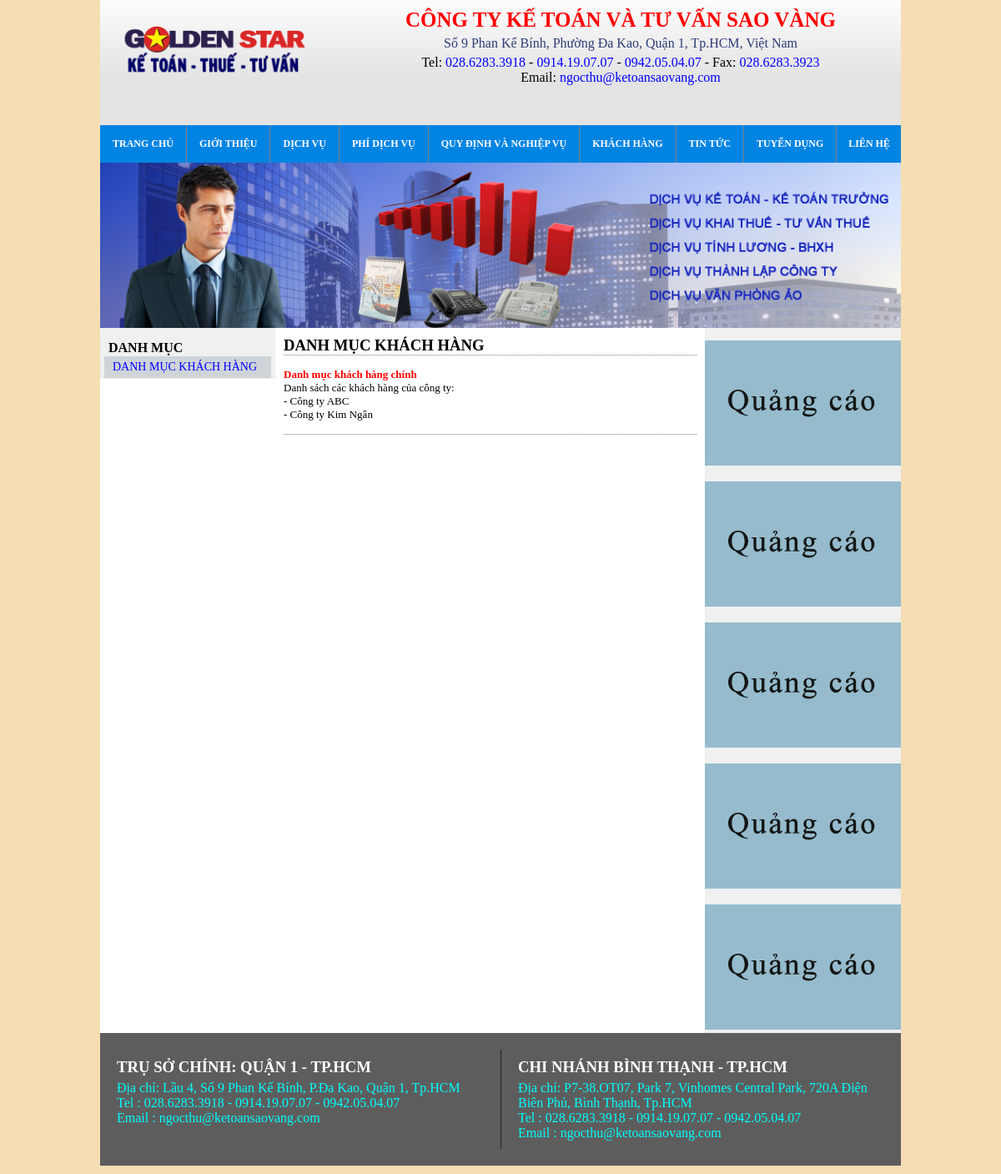
The app's page /dichvu/khachhang/ with its own data.
### trangchu/models.py (models this page shows)
class Menu(models.Model):
    menu_parent = models.ForeignKey('self', on_delete=models.CASCADE, default = None,  blank=True, null=True)
    menu_title = models.CharField(max_length = 255, unique=True)
    menu_link = models.CharField(max_length=500)
    menu_order = models.IntegerField(default=0)
    def __str__(self):
        return self.menu_title

### dichvu/models.py (models this page shows, shortened)
class KhachHang(models.Model):
    menu = models.ForeignKey(Menu, on_delete=models.CASCADE)
    tieu_de =  models.CharField(max_length=255)
    noi_dung = models.TextField()

### dichvu/views.py (the view)
# urls.py: path('khachhang/', views.khach_hang, name='khach_hang'),
def khach_hang(request):
    danh_muc_khach_hang = Menu.objects.filter(menu_parent = Menu.objects.get(menu_link='/dichvu/khachhang/'))
    try:
        khachhang = get_object_or_404(KhachHang, menu =  danh_muc_khach_hang[0])
    except MultipleObjectsReturned:
        khachhang = get_list_or_404(KhachHang, menu = danh_muc_khach_hang[0])[0]
    return render(request,'dichvu/khachhang_chi_tiet.html', {'danh_muc_khach_hang':danh_muc_khach_hang,
                                                          'khachhang':khachhang,
                                                          'main_menu': create_menu(None),})

### trangchu/views.py (called while the page is built)
def create_menu(node):
    items = Menu.objects.filter(menu_parent = node).order_by("menu_order")
    main_menu = []
    for item in items:
        main_menu.append({
            "item":item,
            "children": create_menu(item),
        })
    return main_menu

### dichvu/templates/dichvu/khachhang_chi_tiet.html
{% extends 'dichvu/dichvu_base.html' %}
{% block left_menu %}
    {% for loai_khach_hang in danh_muc_khach_hang %}
    <li><a href="{% url 'khach_hang_theo_danh_muc' loai_khach_hang.id %}">{{ loai_khach_hang }}</a></li>
    {% endfor %}
{% endblock%}
{% block main_content %}
    <h3>{{ khachhang.menu }}</h3>
    <div class="detail">
        <h4>{{ khachhang.tieu_de }}</h4>
        {{ khachhang.noi_dung|safe }}
    </div>
{% endblock %}

### trangchu/templates/base.html (shortened to what this page needs)
<!DOCTYPE html>
{% load static %}
<html lang="en">
<head>
    <link rel="stylesheet" href="{% static 'css/style.css' %}" />
    <link rel="stylesheet" href="https://cdnjs.cloudflare.com/ajax/libs/font-awesome/4.7.0/css/font-awesome.min.css">
</head>
<body>
    <header>
        <div id="logo">
            <a href="{% url 'index' %}">
                    <img src="{% static 'images/LOGO_SAOVANG_KT_THUE_TV_02_2.png' %}" alt="Không thể load logo!">
            </a>
        </div>
        <div class="right">
            <h1>CÔNG TY KẾ TOÁN VÀ TƯ VẤN SAO VÀNG</h1>
            <p class="dia_chi">Số 9 Phan Kế Bính, Phường Đa Kao, Quận 1, Tp.HCM, Việt Nam</p>
            <p>Tel:
                <span>028.6283.3918</span> -
                <span>0914.19.07.07</span> -
                <span>0942.05.04.07</span> -
                Fax: <span>028.6283.3923</span>
            </p>
            <p>Email: <span>ngocthu@ketoansaovang.com</span></p>
        </div>
    </header>
    <nav>
        <ul>
            {% for item in main_menu %}
            <li><a href="{{item.item.menu_link}}">{{ item.item }}</a>
            </li>
            {% endfor %}
        </ul>
    </nav>
    <div class="container">
        <img src="{% static 'images/keToanBanner.png' %}" alt="">
        {% block container %}
        <div class="left_content">
            {% block left_content %}{% endblock %}
        </div>
        <div class="right_content">
            <a href="{% url 'index' %}">
                <img src="{% static 'images/quangcao.png' %}" alt="">
            </a>
            <a href="{% url 'index' %}">
                <img src="{% static 'images/quangcao.png' %}" alt="">
            </a>
            <a href="{% url 'index' %}">
                <img src="{% static 'images/quangcao.png' %}" alt="">
            </a>
            <a href="{% url 'index' %}">
                <img src="{% static 'images/quangcao.png' %}" alt="">
            </a>
            <a href="{% url 'index' %}">
                <img src="{% static 'images/quangcao.png' %}" alt="">
            </a>
        </div>
        {% endblock %}
    </div>
    <footer>
        <div class="content">
            <h3>TRỤ SỞ CHÍNH: QUẬN 1 - TP.HCM</h3>
            <p><span>Địa chỉ</span>: <span>Lầu 4, Số 9 Phan Kế Bính, P.Đa Kao, Quận 1, Tp.HCM</span></p>
            <p>
                <span>Tel</span>
                :
                <span>028.6283.3918 - 0914.19.07.07 - 0942.05.04.07</span>
            </p>
            <p>
                <span>Email</span>
                :
                <span>ngocthu@ketoansaovang.com</span>
            </p>
        </div>
        <div class="content">
            <h3>CHI NHÁNH BÌNH THẠNH - TP.HCM</h3>
            <p><span>Địa chỉ</span>: <span>P7-38.OT07, Park 7, Vinhomes Central Park, 720A Điện Biên Phủ, Bình Thạnh, Tp.HCM</span></p>
            <p>
                <span>Tel</span>
                :
                <span>028.6283.3918 - 0914.19.07.07 - 0942.05.04.07</span>
            </p>
            <p>
                <span>Email</span>
                :
                <span>ngocthu@ketoansaovang.com</span>
            </p>
        </div>
    </footer>
</body>
</html>

### static/CSS/style.css (style rules this page uses)
* { margin: 0px; padding: 0px; box-sizing: border-box; }
body { background-color: wheat; }
header { height: 160px; width: 960px; padding: 0px; margin: 0px auto; margin-top: -10px; background: rgb(227,227,227); background: linear-gradient(0deg, rgba(227,227,227,1) 35%, rgba(255,255,255,1) 100%); }
header #logo { display: block; float: left; margin: 0; width: 30%; height: 100%; text-align: center; display: flex; flex-wrap: wrap; align-content:center; }
header #logo img { width: 250px; }
header .right { display: block; text-align: center; padding-top: 20px; }
header .right h1 { font-size: 25px; padding-bottom: 5px; color: red; }
header .right .dia_chi { padding-bottom: 5px; color: #01125ace; }
header .right span { color: blue; }
nav { width: 960px; margin:0 auto; padding: 0; font-size: 12px; }
nav li { list-style: none; }
nav > ul > li { float: left; }
nav a { padding: 15px 15px; color: white; font-weight: bold; text-decoration: none; display: inline-block; background-color: #0084e2; }
nav>ul { text-align: center; }
nav>ul>li { position: relative; }
nav>ul>li>a { border-right: 1px solid gray; }
nav>ul>li:last-child>a { padding-left: 14px; padding-right: 13px; border-right: none; }
.container { width: 960px; margin:0 auto; background-color: white; }
.container::after { content: ""; clear: both; display: table; }
.container > img { width: 960px; display: block; }
.container .left_content { width: 725px; display: block; float: left; }
.container .right_content { width: 235px; float: right; background-color: #f0f0f0; }
footer { background-color: #5e5d5d; width: 960px; margin:0 auto; }
footer::after { content: " "; clear: both; display: table; }
footer h3 { color: white; margin-bottom: 5px; }
footer .content { float: left; width: 50%; box-sizing: border-box; padding: 10px 20px; margin: 20px 0px; color: rgb(0, 255, 255) }
footer .content:not(:first-child) { border-left: 1px solid rgba(0, 0, 0, 0.623); }
.left_menu li { list-style: none; }
.left_menu a { display: block; padding-top: 5px; padding-bottom: 5px; padding-left: 10px; margin: 1px 5px; font-size: 14px; text-decoration: none; background-color: #cfd4d8f6; color: blue; text-transform: capitalize; }
.container .right .detail { border-top: 1px dotted gray; border-bottom: 1px dotted gray; padding-top: 15px; padding-bottom: 15px; font-size: 13px; }
.container .right .detail h4 { color: red; }
.right_content img { margin-top: 15px; }

### records on screen
Menu: item "TRANG CHỦ"
Menu: item "GIỚI THIỆU"
Menu: item "DỊCH VỤ"
Menu: item "PHÍ DỊCH VỤ"
Menu: item "QUY ĐỊNH VÀ NGHIỆP VỤ"
Menu: item "KHÁCH HÀNG"
Menu: item "TIN TỨC"
Menu: item "TUYỂN DỤNG"
Menu: item "LIÊN HỆ"
Menu: menu_title "DANH MỤC KHÁCH HÀNG"
KhachHang: menu "DANH MỤC KHÁCH HÀNG", tieu_de "Danh mục khách hàng chính", noi_dung "Danh sách các khách hàng của công ty: - Công ty ABC - Công ty Kim Ngân"
